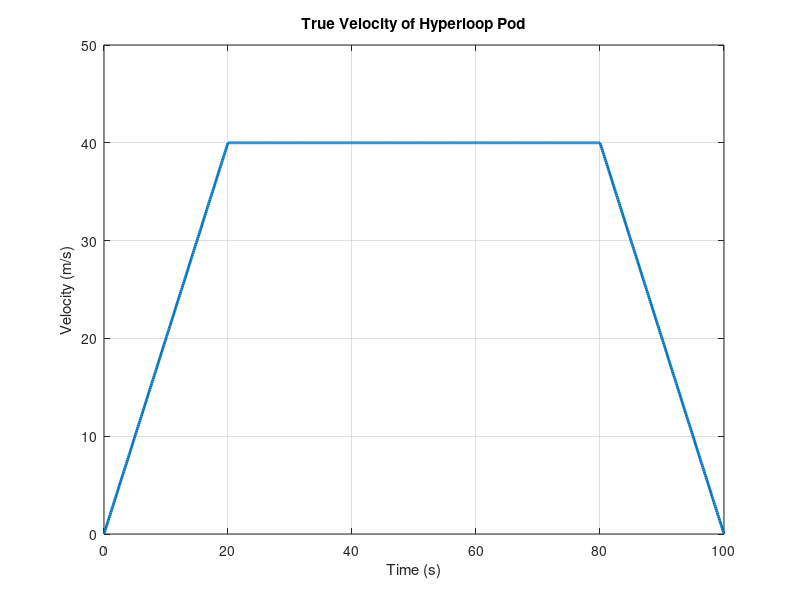
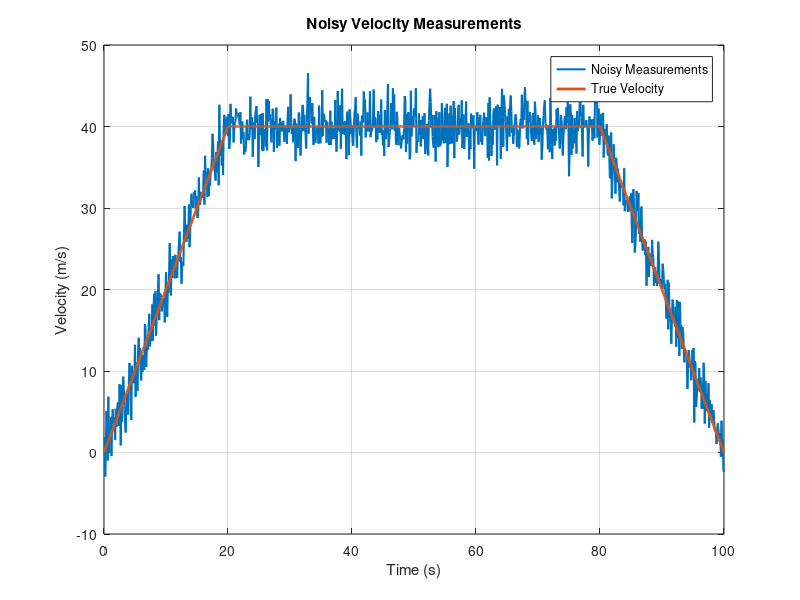
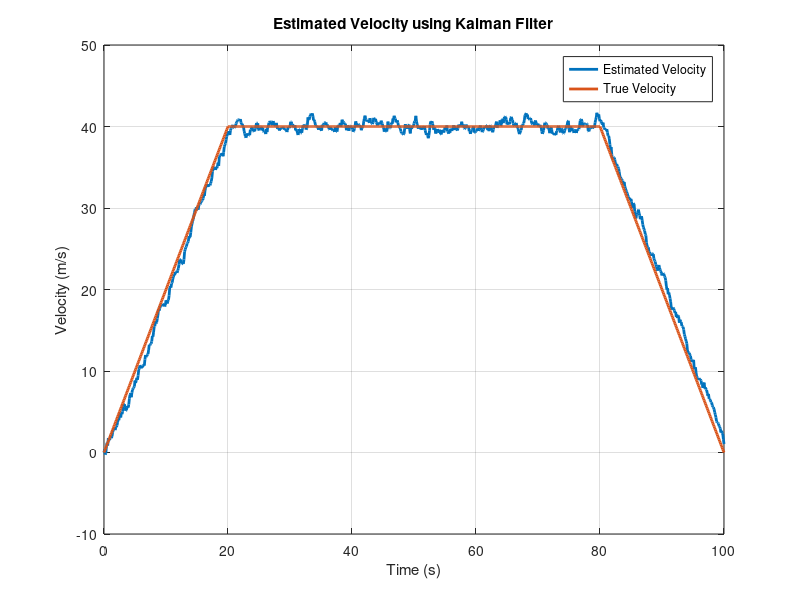

The MATLAB script that drew these images, in order:
%forced hyperloop embedded task 2 problem statement 2 - harsha .

%simulating the motion of the hyperloop

% Define time parameters
dt = 0.1; % time step (seconds)
T = 100; % total time (seconds)
time = 0:dt:T;

% Define motion phases
acceleration_phase = 20; % time to accelerate (seconds)
cruising_phase = 60; % time to cruise (seconds)
deceleration_phase = 20; % time to decelerate (seconds)

% Define acceleration and deceleration values
acceleration = 2; % m/s^2
deceleration = -2; % m/s^2

% Initialize velocity and position
velocity = zeros(size(time));
position = zeros(size(time));

for i = 2:length(time)
    if time(i) <= acceleration_phase
        velocity(i) = velocity(i-1) + acceleration * dt;
    elseif time(i) <= acceleration_phase + cruising_phase
        velocity(i) = velocity(i-1);
    else
        velocity(i) = max(0, velocity(i-1) + deceleration * dt);
    end
    position(i) = position(i-1) + velocity(i) * dt;
end

% Plot the true velocity . This graph represents the ideal motion of
% hyperloop
figure;
plot(time, velocity, 'LineWidth', 2);
title('True Velocity of Hyperloop Pod');
xlabel('Time (s)');
ylabel('Velocity (m/s)');
grid on;

% Simulate random noisy sensor outputs 
noise_std = 2; % standard deviation of the noise
noisy_velocity = velocity + noise_std * randn(size(velocity));

% Plot the noisy measurements
figure;
plot(time, noisy_velocity, 'LineWidth', 1.5);
hold on;
plot(time, velocity, 'LineWidth', 2);
title('Noisy Velocity Measurements');
xlabel('Time (s)');
ylabel('Velocity (m/s)');
legend('Noisy Measurements', 'True Velocity');
grid on;

% Kalman Filter implementation
Q = 0.1; % process noise covariance
R = noise_std^2; % measurement noise covariance
x_est = 0; % initial estimated state (velocity)
P = 1; % initial estimation covariance

x_est_arr = zeros(size(time)); % array to store estimated velocities

for i = 2:length(time)
    % Time update (prediction)
    x_pred = x_est; % predicted state
    P_pred = P + Q; % predicted covariance
    
    % Measurement update (correction)
    K = P_pred / (P_pred + R); % Kalman gain
    x_est = x_pred + K * (noisy_velocity(i) - x_pred); % updated state
    P = (1 - K) * P_pred; % updated covariance
    
    % Store the estimated velocity
    x_est_arr(i) = x_est;
end

% Plot the estimated velocity
figure;
plot(time, x_est_arr, 'LineWidth', 2);
hold on;
plot(time, velocity, 'LineWidth', 2);
title('Estimated Velocity using Kalman Filter');
xlabel('Time (s)');
ylabel('Velocity (m/s)');
legend('Estimated Velocity', 'True Velocity');
grid on;
